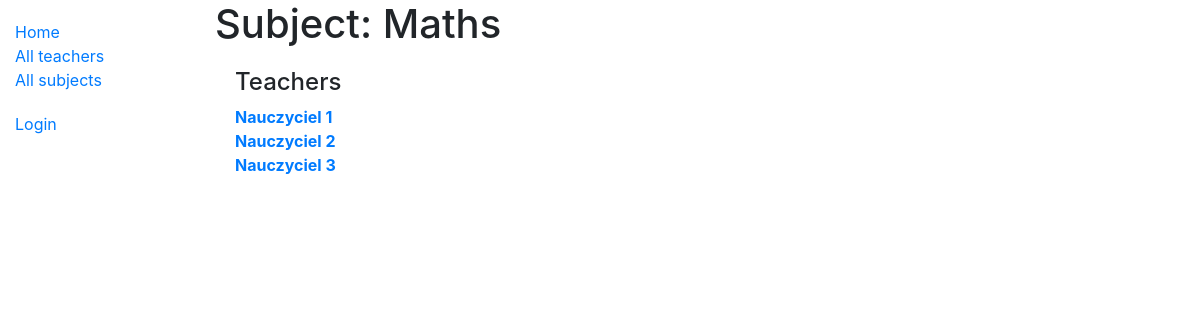
The page /catalog/subject/1 on the database its author committed.
### catalog/models.py (models this page shows, shortened)
class Subject(models.Model):
    name = models.CharField(
        max_length=200,
        help_text="Enter a subject you are looking for"
        )
    class Meta:
        ordering = ['name']
    def __str__(self):
        return self.name

class Teacher(models.Model):
    full_name = models.CharField(max_length=200)
    email = models.CharField(max_length=200)
    subject = models.ManyToManyField(Subject, help_text="Select a subject")
    language = models.ForeignKey('Language', on_delete=models.SET_NULL, null=True)
    class Meta:
        ordering = ['full_name', 'email']
    def display_subject(self):
        return ', '.join([subject.name for subject in self.subject.all()[:3]])
    display_subject.short_description = 'Subject'
    def __str__(self):
        return self.full_name

### catalog/views.py (the view)
# urls.py: path('subject/<int:pk>', views.SubjectDetailView.as_view(), name='subject-detail'),
class SubjectDetailView(generic.DetailView):
    model = Subject

### catalog/templates/catalog/subject_detail.html
{% extends "base_generic.html" %}
{% block content %}
<h1>Subject: {{ subject }} </h1>
<div style="margin-left:20px;margin-top:20px">
<h4>Teachers</h4>
<dl>
{% for teacher in subject.teacher_set.all %}
  <dt><a href="{% url 'teacher-detail' teacher.pk %}">{{teacher}}</a></dt>
{% endfor %}
</dl>
</div>
{% endblock %}

### rows shown on the page
Subject: name "Maths"
Teacher: full_name "Nauczyciel 1"
Teacher: full_name "Nauczyciel 2"
Teacher: full_name "Nauczyciel 3"
